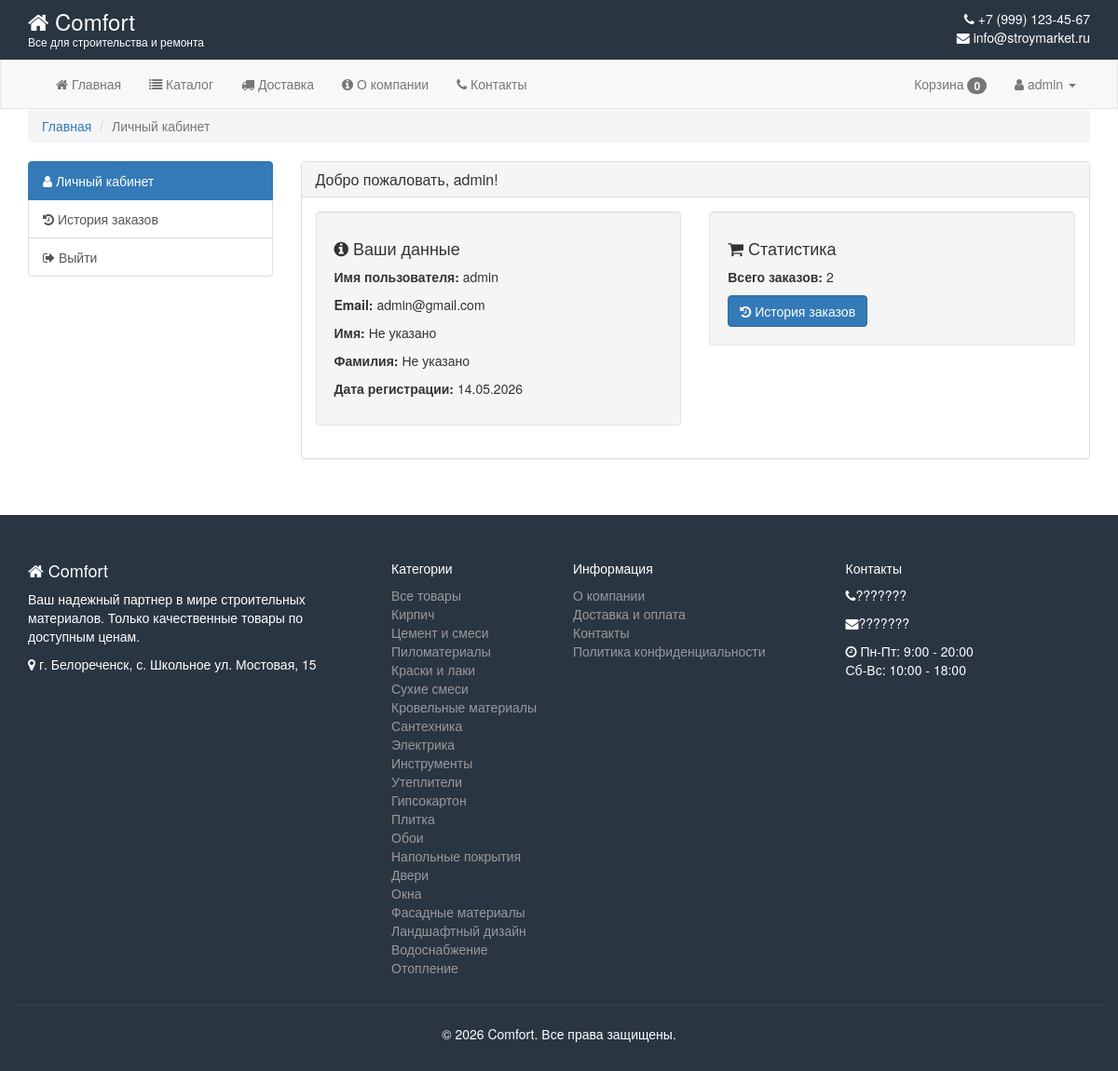
/profile/ (signed in), run on the app's committed database.
### shop/models.py (models this page shows, shortened)
class Category(models.Model):
    name = models.CharField('Название', max_length=100)
    slug = models.SlugField(unique=True)
    class Meta:
        verbose_name = 'Категория'
        verbose_name_plural = 'Категории'

### shop/views.py (the view)
# urls.py: path('profile/', views.profile, name='profile'),
@login_required
def profile(request):
    context = {}
    context.update(get_common_context(request))
    return render(request, 'shop/profile.html', context)

### shop/models.py (called while the page is built)
    def get_total_items(self):
        return sum(item.quantity for item in self.items.all())

### shop/views.py (called while the page is built)
def get_cart(request):
    if request.user.is_authenticated:
        cart, created = Cart.objects.get_or_create(user=request.user)
    else:
        return None
    return cart

def get_common_context(request):
    cart = get_cart(request)
    categories = Category.objects.all()
    cart_count = 0
    if cart:
        cart_count = cart.get_total_items()
    return {
        'cart_count': cart_count,
        'categories': categories,
    }

### templates/shop/profile.html (shortened to what this page needs)
{% extends 'shop/base.html' %}
{% load static %}
{% block content %}
<div class="container">
    <div class="row">
        <div class="col-md-12">
            <ol class="breadcrumb">
                <li><a href="{% url 'index' %}">Главная</a></li>
                <li class="active">Личный кабинет</li>
            </ol>
        </div>
    </div>
    <div class="row">
        <div class="col-md-3">
            <div class="list-group">
                <a href="{% url 'profile' %}" class="list-group-item active">
                    <i class="fa fa-user"></i> Личный кабинет
                </a>
                <a href="{% url 'order_history' %}" class="list-group-item">
                    <i class="fa fa-history"></i> История заказов
                </a>
                <a href="{% url 'logout' %}" class="list-group-item">
                    <i class="fa fa-sign-out"></i> Выйти
                </a>
            </div>
        </div>
        <div class="col-md-9">
            <div class="panel panel-default">
                <div class="panel-heading">
                    <h3 class="panel-title">Добро пожаловать, {{ user.username }}!</h3>
                </div>
                <div class="panel-body">
                    <div class="row">
                        <div class="col-md-6">
                            <div class="well">
                                <h4><i class="fa fa-info-circle"></i> Ваши данные</h4>
                                <p><strong>Имя пользователя:</strong> {{ user.username }}</p>
                                <p><strong>Email:</strong> {{ user.email|default:"Не указан" }}</p>
                                <p><strong>Имя:</strong> {{ user.first_name|default:"Не указано" }}</p>
                                <p><strong>Фамилия:</strong> {{ user.last_name|default:"Не указано" }}</p>
                                <p><strong>Дата регистрации:</strong> {{ user.date_joined|date:"d.m.Y" }}</p>
                            </div>
                        </div>
                        <div class="col-md-6">
                            <div class="well">
                                <h4><i class="fa fa-shopping-cart"></i> Статистика</h4>
                                <p><strong>Всего заказов:</strong> {{ user.order_set.count }}</p>
                                <a href="{% url 'order_history' %}" class="btn btn-primary">
                                    <i class="fa fa-history"></i> История заказов
                                </a>
                            </div>
                        </div>
                    </div>
                </div>
            </div>
        </div>
    </div>
</div>
{% endblock %}

### templates/shop/base.html (shortened to what this page needs)
{% load static %}
<!DOCTYPE html>
<html lang="ru">
<head>
    <link href="https://maxcdn.bootstrapcdn.com/bootstrap/3.3.7/css/bootstrap.min.css" rel="stylesheet">
    <link href="https://maxcdn.bootstrapcdn.com/font-awesome/4.3.0/css/font-awesome.min.css" rel="stylesheet">
    <link href="{% static 'css/style.css' %}" rel="stylesheet">
</head>
<body>
    <header>
        <div class="top-header" style="background: #2A3542; color: white; padding: 10px 0;">
            <div class="container">
                <div class="row">
                    <div class="col-md-6">
                        <div class="logo">
                            <h2 style="margin: 0; font-size: 24px;">
                                <a href="{% url 'index' %}" style="color: white; text-decoration: none;">
                                    <i class="fa fa-home"></i> Comfort
                                </a>
                            </h2>
                            <p style="margin: 0; font-size: 12px;">Все для строительства и ремонта</p>
                        </div>
                    </div>
                    <div class="col-md-6 text-right">
                        <div class="header-contacts">
                            <p style="margin: 0;">
                                <i class="fa fa-phone"></i> +7 (999) 123-45-67<br>
                                <i class="fa fa-envelope"></i> info@stroymarket.ru
                            </p>
                        </div>
                    </div>
                </div>
            </div>
        </div>
        <nav class="navbar navbar-default" style="margin-bottom: 0; border-radius: 0;">
            <div class="container">
                <div class="collapse navbar-collapse" id="main-menu">
                    <ul class="nav navbar-nav">
                        <li class="{% if request.resolver_match.url_name == 'index' %}active{% endif %}">
                            <a href="{% url 'index' %}"><i class="fa fa-home"></i> Главная</a>
                        </li>
                        <li class="{% if request.resolver_match.url_name == 'catalog' %}active{% endif %}">
                            <a href="{% url 'catalog' %}"><i class="fa fa-list"></i> Каталог</a>
                        </li>
                        <li class="{% if request.resolver_match.url_name == 'delivery' %}active{% endif %}">
                            <a href="{% url 'delivery' %}"><i class="fa fa-truck"></i> Доставка</a>
                        </li>
                        <li class="{% if request.resolver_match.url_name == 'about' %}active{% endif %}">
                            <a href="{% url 'about' %}"><i class="fa fa-info-circle"></i> О компании</a>
                        </li>
                        <li class="{% if request.resolver_match.url_name == 'contacts' %}active{% endif %}">
                            <a href="{% url 'contacts' %}"><i class="fa fa-phone"></i> Контакты</a>
                        </li>
                    </ul>
                    <ul class="nav navbar-nav navbar-right">
                        {% if user.is_authenticated %}
                        <li class="nav-item">
                            <a class="nav-link" href="{% url 'cart' %}">
                                <i class="fas fa-shopping-cart"></i> Корзина
                                <span id="cart-count" class="badge bg-danger">{{ cart_count|default:0 }}</span>
                            </a>
                        </li>
                        {% endif %}
                        {% if user.is_authenticated %}
                        <li class="dropdown">
                            <a href="#" class="dropdown-toggle" data-toggle="dropdown">
                                <i class="fa fa-user"></i> {{ user.username }} <span class="caret"></span>
                            </a>
                        </li>
                        {% else %}
                        <li><a href="{% url 'login' %}"><i class="fa fa-sign-in"></i> Вход</a></li>
                        <li><a href="{% url 'register' %}"><i class="fa fa-user-plus"></i> Регистрация</a></li>
                        {% endif %}
                    </ul>
                </div>
            </div>
        </nav>
    </header>
    <main>
        {% block content %}
        {% endblock %}
    </main>
    <footer style="background: #2A3542; color: #fff; padding: 40px 0 20px; margin-top: 40px;">
        <div class="container">
            <div class="row">
                <div class="col-md-4">
                    <h4><i class="fa fa-home"></i> Comfort</h4>
                    <p>Ваш надежный партнер в мире строительных материалов. Только качественные товары по доступным ценам.</p>
                    <p><i class="fa fa-map-marker"></i> г. Белореченск, с. Школьное ул. Мостовая, 15</p>
                </div>
                <div class="col-md-2">
                    <h5>Категории</h5>
                    <ul class="list-unstyled">
                        <li><a href="{% url 'catalog' %}" style="color: #999;">Все товары</a></li>
                        {% for category in categories %}
                        <li><a href="{% url 'catalog' %}?category={{ category.slug }}" style="color: #999;">{{ category.name }}</a></li>
                        {% endfor %}
                    </ul>
                </div>
                <div class="col-md-3">
                    <h5>Информация</h5>
                    <ul class="list-unstyled">
                        <li><a href="{% url 'about' %}" style="color: #999;">О компании</a></li>
                        <li><a href="{% url 'delivery' %}" style="color: #999;">Доставка и оплата</a></li>
                        <li><a href="{% url 'contacts' %}" style="color: #999;">Контакты</a></li>
                        <li><a href="#" style="color: #999;">Политика конфиденциальности</a></li>
                    </ul>
                </div>
                <div class="col-md-3">
                    <h5>Контакты</h5>
                    <p><i class="fa fa-phone"></i>???????</p>
                    <p><i class="fa fa-envelope"></i>???????</p>
                    <p><i class="fa fa-clock-o"></i> Пн-Пт: 9:00 - 20:00<br>Сб-Вс: 10:00 - 18:00</p>
                </div>
            </div>
            <div class="row">
                <div class="col-md-12 text-center" style="border-top: 1px solid #3a4752; padding-top: 20px; margin-top: 20px;">
                    <p>&copy; 2026 Comfort. Все права защищены.</p>
                </div>
            </div>
        </div>
    </footer>
</body>
</html>

### data on the page
Category: name "Кирпич"
Category: name "Цемент и смеси"
Category: name "Пиломатериалы"
Category: name "Краски и лаки"
Category: name "Сухие смеси"
Category: name "Кровельные материалы"
Category: name "Сантехника"
Category: name "Электрика"
Category: name "Инструменты"
Category: name "Утеплители"
Category: name "Гипсокартон"
Category: name "Плитка"
Category: name "Обои"
Category: name "Напольные покрытия"
Category: name "Двери"
Category: name "Окна"
Category: name "Фасадные материалы"
Category: name "Ландшафтный дизайн"
Category: name "Водоснабжение"
Category: name "Отопление"

### other printed values
{{ cart_count|default:0 }} "0"
{{ user.username }} "admin"
{{ user.email|default:"Не указан" }} "admin@gmail.com"
{{ user.first_name|default:"Не указано" }} "Не указано"
{{ user.last_name|default:"Не указано" }} "Не указано"
{{ user.date_joined|date:"d.m.Y" }} "14.05.2026"
{{ user.order_set.count }} "2"
